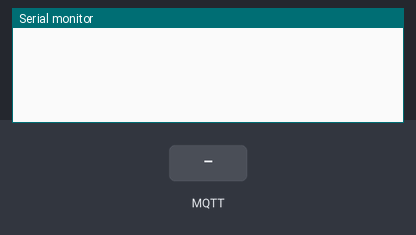
The sketch below on a simulated Arduino Uno, built with avr-gcc and run on an emulated ATmega328P. Shown: the last lines printed to the serial monitor. The inputs (shaded band) are chosen by the test bench. No MQTT or app messages arrive unless stated.

Above: at 2.3 s.
2.4 s: MQTT message "1" arrives on the first subscribed topic
At 3.4 s:
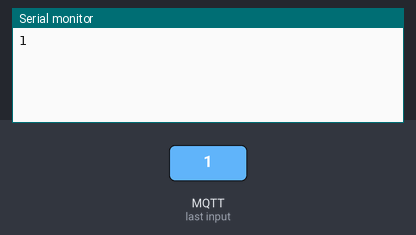
3.9 s: MQTT message "on" arrives on the first subscribed topic
At 4.6 s:
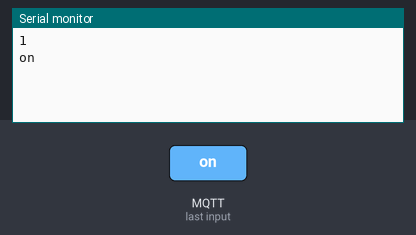
5.4 s: MQTT message "off" arrives on the first subscribed topic
At 5.7 s:
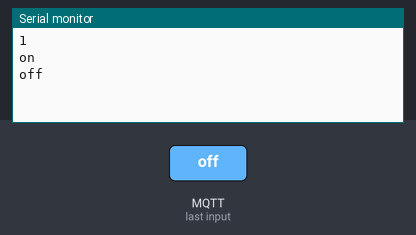

The sketch:

MQTT_TestUpload.ino
```cpp
#include "EspMQTTClient.h"

EspMQTTClient client(
  "dlink-D8EA",
  "bootl72707",
  "broker.emqx.io",  // MQTT Broker server ip
  "",   // Can be omitted if not needed
  "",   // Can be omitted if not needed
  "laundrobot_pub"      // Client name that uniquely identify your device
);

void setup() {
  Serial.begin(115200);
  // Optionnal functionnalities of EspMQTTClient :
  client.enableDebuggingMessages(); // Enable debugging messages sent to serial output
  client.enableHTTPWebUpdater(); // Enable the web updater. User and password default to values of MQTTUsername and MQTTPassword. These can be overrited with enableHTTPWebUpdater("user", "password").
  client.enableLastWillMessage("laundrobot", "I am going offline");  // You can activate the retain flag by setting the third parameter to true

}

void onConnectionEstablished() {

  client.subscribe("laundrobot", [] (const String & payload)  {
    Serial.println(payload);
  });

  client.publish("laundrobot", "This is a message");
}

void loop() {
  client.loop();
}
```

Measured:
- after the input at 2.4 s, the serial monitor: prints a new line at once (image 1)
- after the input at 3.9 s, the serial monitor: prints a new line at once (image 2)
- after the input at 5.4 s, the serial monitor: prints a new line at once (image 3)
